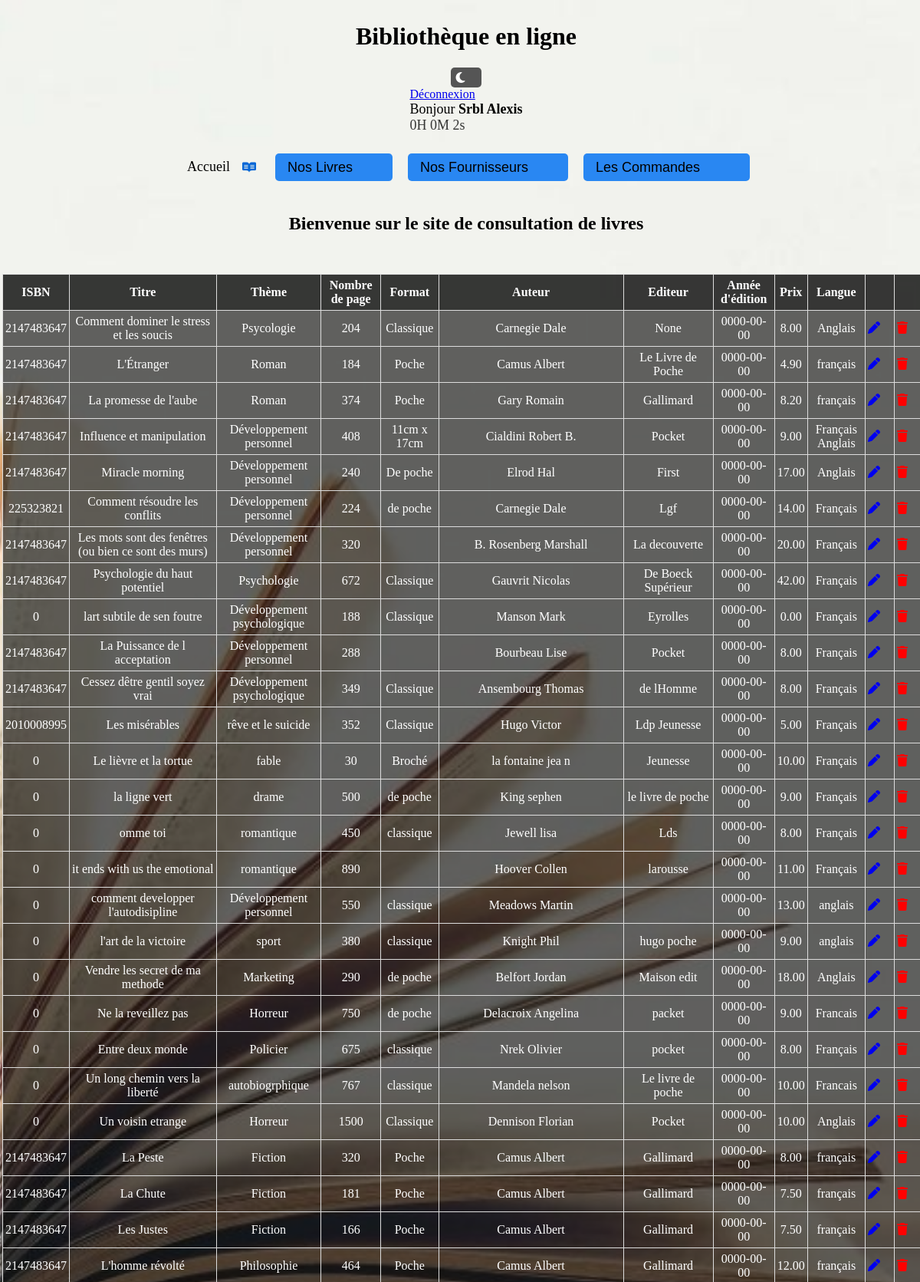
The app's page /2_admin/?controller=livre&action=all_livres (signed in, upper part) with its own data.
### tables this page shows
CREATE TABLE `livre` (
  `id` int(11) NOT NULL,
  `isbn` int(15) NOT NULL,
  `titre` varchar(80) NOT NULL,
  `theme` varchar(80) NOT NULL,
  `nombreDePage` int(150) NOT NULL,
  `format` varchar(80) NOT NULL,
  `nomAuteur` varchar(80) NOT NULL,
  `prenomAuteur` varchar(80) NOT NULL,
  `editeur` varchar(80) NOT NULL,
  `anneeEdition` date NOT NULL,
  `prix` decimal(6,2) NOT NULL,
  `langue` varchar(80) NOT NULL
);

### 2_admin/Controllers/Controller_livre.php (called while the page is built, shortened)
<?php
class Controller_livre extends Controller
{
    public function action_all_livres()
    {
        $m = Model::get_model();
        $data = ["livres" => $m->get_all_livres()];
        $this->render("all_livres", $data);
    }
}

### 2_admin/Models/Model.php (called while the page is built, shortened)
<?php
class Model
{
    private $bd;
    private static $instance = null;
    private function __construct()
    {
        $dsn = "mysql:host=localhost;dbname=bibliotheque";
        $login = "root";
        $mdp = "";
        $this->bd = new PDO($dsn, $login, $mdp);
        $this->bd->query("SET NAMES 'utf8'");
        $this->bd->setAttribute(PDO::ATTR_ERRMODE, PDO::ERRMODE_EXCEPTION);
    }
    public static function get_model()
    {
        if (is_null(self::$instance)) {
            self::$instance = new Model();
        }
        return self::$instance;
    }
    public function get_all_livres()
    {
        $r = $this->bd->prepare("SELECT * FROM livre");
        $r->execute();
        return $r->fetchAll(PDO::FETCH_OBJ);
    }
}

### 2_admin/Views/view_all_livres.php (the view, shortened to what this page needs)
<table class='table'>
	<thead>
		<tr>
			<th>ISBN</th>
			<th>Titre</th>
			<th>Thème</th>
			<th>Nombre de page</th>
			<th>Format</th>
			<th>Auteur</th>
			<th>Editeur</th>
			<th>Année d'édition</th>
			<th>Prix</th>
			<th>Langue</th>
			<th></th>
			<th></th>
		</tr>
	</thead>
	<tbody>
		<?php foreach ($livres as $l) : ?>
			<tr>
				<td class="td"> <?= $l->isbn ?> </td>
				<td class="td"> <?= $l->titre ?> </td>
				<td class="td"> <?= $l->theme ?> </td>
				<td class="td"> <?= $l->nombreDePage ?> </td>
				<td class="td"> <?= $l->format ?> </td>
				<td class="td"> <?= $l->nomAuteur ?> <?= $l->prenomAuteur ?></td>
				<td class="td"> <?= $l->editeur ?> </td>
				<td class="td"> <?= $l->anneeEdition ?> </td>
				<td class="td"> <?= $l->prix ?> </td>
				<td class="td"> <?= $l->langue ?> </td>
				<td><a href="?controller=livre&action=update_livre&id=<?= $l->id ?>"><i class="fa-solid fa-pen"></i></a></td>
				<td class='trash'><a href='?controller=livre&action=delete_livre&id=<?= $l->id ?>' style='color: red;' onclick="return confirm('Êtes-vous sûr de vouloir supprimer ce livre ?')"><i class='fa fa-trash'></i></a></td>
			</tr>
		<?php endforeach; ?>
	</tbody>
</table>

### 2_admin/Content/style.css (style rules this page uses)
html { position: relative; min-height: 100%; }
body { width: 100%; background: url(img/9.jpg) no-repeat center center fixed; background-size: cover; display: flex; flex-direction: column; align-items: center; height: 100vh; overflow-x: hidden; }
i { margin-right: 15px; }
table { border-collapse: collapse; width: 100%; margin-top: 32px; margin-right: 10px; }
th, td { padding: 5px 3px 5px 3px; text-align: center; border: 1px solid #ddd; }
th { background-color: #000000c6; font-weight: bold; color: white; }
td { background-color: rgba(0, 0, 0, 0.605); color: white; }
table { animation: slidein 1s ease-in-out; }

### records on screen
livre: isbn "2147483647", titre "Comment dominer le stress et les soucis", theme "Psycologie", nombreDePage "204", format "Classique", nomAuteur "Carnegie", prenomAuteur "Dale", editeur "None", anneeEdition "0000-00-00", prix "8.00", langue "Anglais"
livre: isbn "2147483647", titre "L'Étranger", theme "Roman", nombreDePage "184", format "Poche", nomAuteur "Camus", prenomAuteur "Albert", editeur "Le Livre de Poche", anneeEdition "0000-00-00", prix "4.90", langue "français"
livre: isbn "2147483647", titre "La promesse de l'aube", theme "Roman", nombreDePage "374", format "Poche", nomAuteur "Gary", prenomAuteur "Romain", editeur "Gallimard", anneeEdition "0000-00-00", prix "8.20", langue "français"
livre: isbn "2147483647", titre "Influence et manipulation", theme "Développement personnel", nombreDePage "408", format "11cm x 17cm", nomAuteur "Cialdini", prenomAuteur "Robert B.", editeur "Pocket", anneeEdition "0000-00-00", prix "9.00", langue "Français Anglais"
livre: isbn "2147483647", titre "Miracle morning", theme "Développement personnel", nombreDePage "240", format "De poche", nomAuteur "Elrod", prenomAuteur "Hal", editeur "First", anneeEdition "0000-00-00", prix "17.00", langue "Anglais"
livre: isbn "225323821", titre "Comment résoudre les conflits", theme "Développement personnel", nombreDePage "224", format "de poche", nomAuteur "Carnegie", prenomAuteur "Dale", editeur "Lgf", anneeEdition "0000-00-00", prix "14.00", langue "Français"
livre: isbn "2147483647", titre "Les mots sont des fenêtres (ou bien ce sont des murs)", theme "Développement personnel", nombreDePage "320", nomAuteur "B. Rosenberg", prenomAuteur "Marshall", editeur "La decouverte", anneeEdition "0000-00-00", prix "20.00", langue "Français"
livre: isbn "2147483647", titre "Psychologie du haut potentiel", theme "Psychologie", nombreDePage "672", format "Classique", nomAuteur "Gauvrit", prenomAuteur "Nicolas", editeur "De Boeck Supérieur", anneeEdition "0000-00-00", prix "42.00", langue "Français"
livre: isbn "0", titre "lart subtile de sen foutre", theme "Développement psychologique", nombreDePage "188", format "Classique", nomAuteur "Manson", prenomAuteur "Mark", editeur "Eyrolles", anneeEdition "0000-00-00", prix "0.00", langue "Français"
livre: isbn "2147483647", titre "La Puissance de l acceptation", theme "Développement personnel", nombreDePage "288", nomAuteur "Bourbeau", prenomAuteur "Lise", editeur "Pocket", anneeEdition "0000-00-00", prix "8.00", langue "Français"
livre: isbn "2147483647", titre "Cessez dêtre gentil soyez vrai", theme "Développement psychologique", nombreDePage "349", format "Classique", nomAuteur "Ansembourg", prenomAuteur "Thomas", editeur "de lHomme", anneeEdition "0000-00-00", prix "8.00", langue "Français"
livre: isbn "2010008995", titre "Les misérables", theme "rêve et le suicide", nombreDePage "352", format "Classique", nomAuteur "Hugo", prenomAuteur "Victor", editeur "Ldp Jeunesse", anneeEdition "0000-00-00", prix "5.00", langue "Français"
livre: isbn "0", titre "Le lièvre et la tortue", theme "fable", nombreDePage "30", format "Broché", nomAuteur "la fontaine", prenomAuteur "jea n", editeur "Jeunesse", anneeEdition "0000-00-00", prix "10.00", langue "Français"
livre: isbn "0", titre "la ligne vert", theme "drame", nombreDePage "500", format "de poche", nomAuteur "King", prenomAuteur "sephen", editeur "le livre de poche", anneeEdition "0000-00-00", prix "9.00", langue "Français"
livre: isbn "0", titre "omme toi", theme "romantique", nombreDePage "450", format "classique", nomAuteur "Jewell", prenomAuteur "lisa", editeur "Lds", anneeEdition "0000-00-00", prix "8.00", langue "Français"
livre: isbn "0", titre "it ends with us the emotional", theme "romantique", nombreDePage "890", nomAuteur "Hoover", prenomAuteur "Collen", editeur "larousse", anneeEdition "0000-00-00", prix "11.00", langue "Français"
livre: isbn "0", titre "comment developper l'autodisipline", theme "Développement personnel", nombreDePage "550", format "classique", nomAuteur "Meadows", prenomAuteur "Martin", anneeEdition "0000-00-00", prix "13.00", langue "anglais"
livre: isbn "0", titre "l'art de la victoire", theme "sport", nombreDePage "380", format "classique", nomAuteur "Knight", prenomAuteur "Phil", editeur "hugo poche", anneeEdition "0000-00-00", prix "9.00", langue "anglais"
livre: isbn "0", titre "Vendre les secret de ma methode", theme "Marketing", nombreDePage "290", format "de poche", nomAuteur "Belfort", prenomAuteur "Jordan", editeur "Maison edit", anneeEdition "0000-00-00", prix "18.00", langue "Anglais"
livre: isbn "0", titre "Ne la reveillez pas", theme "Horreur", nombreDePage "750", format "de poche", nomAuteur "Delacroix", prenomAuteur "Angelina", editeur "packet", anneeEdition "0000-00-00", prix "9.00", langue "Francais"
livre: isbn "0", titre "Entre deux monde", theme "Policier", nombreDePage "675", format "classique", nomAuteur "Nrek", prenomAuteur "Olivier", editeur "pocket", anneeEdition "0000-00-00", prix "8.00", langue "Français"
livre: isbn "0", titre "Un long chemin vers la liberté", theme "autobiogrphique", nombreDePage "767", format "classique", nomAuteur "Mandela", prenomAuteur "nelson", editeur "Le livre de poche", anneeEdition "0000-00-00", prix "10.00", langue "Francais"
livre: isbn "0", titre "Un voisin etrange", theme "Horreur", nombreDePage "1500", format "Classique", nomAuteur "Dennison", prenomAuteur "Florian", editeur "Pocket", anneeEdition "0000-00-00", prix "10.00", langue "Anglais"
livre: isbn "2147483647", titre "La Peste", theme "Fiction", nombreDePage "320", format "Poche", nomAuteur "Camus", prenomAuteur "Albert", editeur "Gallimard", anneeEdition "0000-00-00", prix "8.00", langue "français"
livre: isbn "2147483647", titre "La Chute", theme "Fiction", nombreDePage "181", format "Poche", nomAuteur "Camus", prenomAuteur "Albert", editeur "Gallimard", anneeEdition "0000-00-00", prix "7.50", langue "français"
livre: isbn "2147483647", titre "Les Justes", theme "Fiction", nombreDePage "166", format "Poche", nomAuteur "Camus", prenomAuteur "Albert", editeur "Gallimard", anneeEdition "0000-00-00", prix "7.50", langue "français"
livre: isbn "2147483647", titre "L'homme révolté", theme "Philosophie", nombreDePage "464", format "Poche", nomAuteur "Camus", prenomAuteur "Albert", editeur "Gallimard", anneeEdition "0000-00-00", prix "12.00", langue "français"

### other values on screen
$_SESSION['prenom'] "Srbl"
$_SESSION['nom'] "Alexis"
